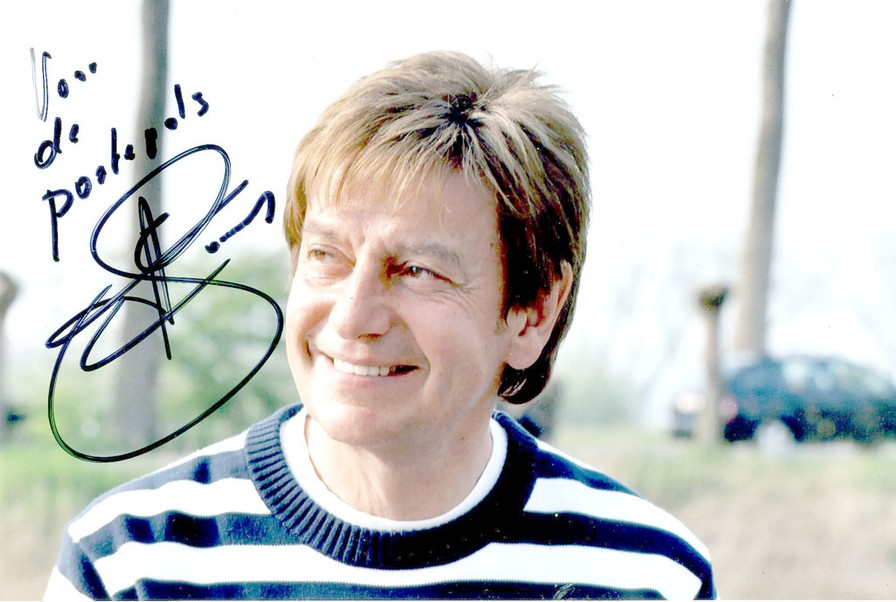
#> input picture datasets/ppe/images/test/test_01.jpg, 896 x 602 px; its folder holds only this picture in this run
$ jupyter execute --allow-errors 06-consume-deployed-endpoint.ipynb   (shell and % lines are left out)
#> lines starting #> are read from the running program, lines starting #| are printed output that depends on the picture
#> in preprocess, img is the input picture: PIL image 896x602 RGB; mean R, G, B 197.1, 198.4, 197
# Step 6 — Consume the deployed YOLO endpoint

The platform team has deployed our registered ONNX model behind **OpenVINO Model Server (OVMS)** over the KServe v2 protocol. We POST each of the 10 held-out images in [`datasets/ppe/images/test/`](datasets/ppe/images/test/) — images the VLM never saw and the YOLO model was never trained on — and render the predicted boxes.

Because OVMS serves the raw ONNX graph, the YOLO pre/post-processing that Ultralytics usually does for you moves **client-side**:

- **Preprocess**: letterbox-resize to 640×640, normalize to `[0,1]` float32, transpose HWC → NCHW, send as an `FP32` tensor under input name `"images"`.
- **Postprocess**: response is shape `[1, 11, num_anchors]` — 4 bbox coords + 7 class scores per anchor. We apply confidence threshold, argmax, NMS, and rescale boxes from 640×640 model space back to the original image.

This closes the loop: raw images → VLM annotations → trained YOLO → registered + deployed on RHOAI → callable over HTTPS from any production workload that needs real-time PPE detection.

[cell 1]
import json
import os
from pathlib import Path

import matplotlib.pyplot as plt
import numpy as np
import requests
from PIL import Image, ImageDraw, ImageFont

[cell 2]
# Endpoint default points at the cluster-internal predictor Service on port 8888
# (OVMS's REST port). The Service is HEADLESS so port 80 won't work — clients
# must target the container port directly. If the platform team exposed an
# external Route instead, paste the full https://... into PPE_INFERENCE_ENDPOINT.
ENDPOINT = os.environ.get(
    "PPE_INFERENCE_ENDPOINT",
    "http://ppe-yolov8n-vlm-2-predictor.ppe-detection-cv.svc.cluster.local:8888",
)

AUTH_TOKEN   = os.environ.get("PPE_INFERENCE_TOKEN")
MODEL_NAME   = os.environ.get("PPE_MODEL_NAME", "ppe-yolov8n-vlm-2")
INPUT_SIZE   = 640                  # YOLOv8 was exported at 640×640
CONF_THRESH  = 0.25                 # confidence gate for a detection
IOU_THRESH   = 0.45                 # NMS IoU threshold
CLASSES      = ["person", "helmet", "no-helmet", "vest", "no-vest", "gloves", "no-gloves"]
LABEL_COLORS = {
    "person":     (70,  130, 200),
    "helmet":     (0,   200, 0),
    "no-helmet":  (220, 20,  60),
    "vest":       (50,  205, 50),
    "no-vest":    (255, 69,  0),
    "gloves":     (32,  178, 170),
    "no-gloves":  (199, 21,  133),
}

print("Endpoint:  ", ENDPOINT)
print("Model:     ", MODEL_NAME)
print("Input size:", f"{INPUT_SIZE}x{INPUT_SIZE}")

# Smoke test: does the endpoint report the model as ready?
#> (the rest of this cell did not finish here and is left out)

## Preprocess and call the endpoint

Same preprocessing the `YOLO().predict()` API does internally:

1. **Letterbox** to 640×640, padding with gray (114,114,114) to preserve aspect ratio.
2. Convert RGB → float32, divide by 255.
3. Transpose HWC → CHW, add batch dim → shape `[1, 3, 640, 640]`.
4. Flatten the float array and POST it as KServe v2 `infer` payload with input name `"images"` and `datatype: "FP32"`.

We keep the letterbox scale factor `r` and pad offsets `(dw, dh)` so we can unwind them after inference to land back in original-image coordinates.

[cell 3]
def letterbox(img: Image.Image, new_shape: int = 640, color=(114, 114, 114)):
    """Resize with preserved aspect ratio, pad to square. Returns (padded, r, dw, dh)."""
#> called with new_shape = 640, color = (114, 114, 114)
    w0, h0 = img.size
#> w0 = 896; h0 = 602
    r = min(new_shape / h0, new_shape / w0)
#> r = 0.714
    new_unpad = (int(round(w0 * r)), int(round(h0 * r)))
#> new_unpad = (640, 430)
    dw = (new_shape - new_unpad[0]) / 2
#> dw = 0
    dh = (new_shape - new_unpad[1]) / 2
#> dh = 105
    resized = img.resize(new_unpad, Image.BILINEAR)
    padded = Image.new("RGB", (new_shape, new_shape), color)
#> padded: PIL image 640x640 RGB; every value is 114
    padded.paste(resized, (int(round(dw - 0.1)), int(round(dh - 0.1))))
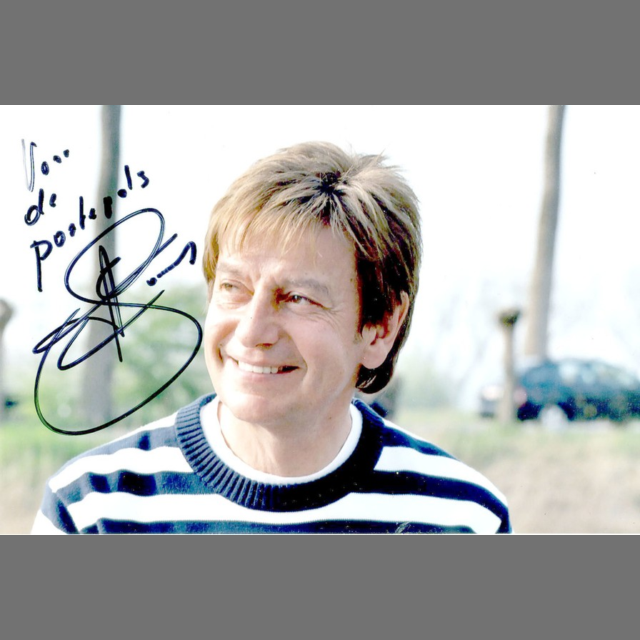
#> padded: PIL image 640x640 RGB; mean R, G, B 169.8, 170.7, 169.8
    return padded, r, dw, dh


def preprocess(image_path: Path):
    img = Image.open(image_path).convert("RGB")
    padded, r, dw, dh = letterbox(img, INPUT_SIZE)
#> r = 0.714; dw = 0; dh = 105
    arr = np.asarray(padded, dtype=np.float32) / 255.0      # HWC float32 [0,1]
    arr = arr.transpose(2, 0, 1)                             # CHW
    arr = np.ascontiguousarray(arr)[None, ...]               # NCHW, shape [1,3,640,640]
    return img, arr, r, dw, dh


def auth_headers() -> dict:
    h = {"Content-Type": "application/json"}
    if AUTH_TOKEN:
        h["Authorization"] = f"Bearer {AUTH_TOKEN}"
    return h


def build_payload(tensor: np.ndarray) -> dict:
    return {
        "inputs": [{
            "name":     "images",
            "shape":    list(tensor.shape),
            "datatype": "FP32",
            "data":     tensor.flatten().tolist(),
        }]
    }


def predict(tensor: np.ndarray) -> dict:
    url = f"{ENDPOINT.rstrip('/')}/v2/models/{MODEL_NAME}/infer"
    r = requests.post(url, json=build_payload(tensor), headers=auth_headers(), timeout=120)
    r.raise_for_status()
    return r.json()

[cell 4]
TEST_DIR = Path("datasets/ppe/images/test")
test_images = sorted(p for p in TEST_DIR.iterdir() if p.suffix.lower() in {".jpg", ".jpeg", ".png"})
print(f"Held-out test images: {len(test_images)}")

# Smoke test on the first image.
img0, tensor0, r0, dw0, dh0 = preprocess(test_images[0])
#> r0 = 0.714; dw0 = 0; dh0 = 105
#> (the rest of this cell did not finish here and is left out)

#> in auth_headers, `h = {"Content-Type": "application/json"}`: h = {'Content-Type': 'application/json'}

# OVMS returns: outputs=[{name:"output0", datatype:"FP32", shape:[1,11,N], data:[...flat...]}]
out0 = response["outputs"][0]
print(f"Output name : {out0['name']}")
print(f"Output dtype: {out0['datatype']}")
print(f"Output shape: {out0['shape']}  (batch, 4_bbox+7_classes, num_anchors)")
print(f"data length : {len(out0['data'])}  (= {np.prod(out0['shape'])})")

## Decode the YOLOv8 output tensor → `{label, bbox_2d, confidence}`

The response is a raw YOLOv8 detection head, shape `[1, 4+C, N]` with `C=7` classes and `N≈8400` candidate anchors. Per anchor:

- `[0:4]` = center-format bbox `(cx, cy, w, h)` in **640×640 model coordinates**.
- `[4:4+C]` = per-class scores (already sigmoid'd by the ONNX graph).

Steps:

1. Reshape + transpose to `[N, 11]`.
2. For each anchor: `conf = max(class_scores)`, `cls = argmax(class_scores)`.
3. Filter to rows where `conf >= CONF_THRESH`.
4. Convert `(cx,cy,w,h)` → `(x1,y1,x2,y2)`.
5. NMS.
6. Unwind the letterbox: subtract pad offsets, divide by scale `r`, clip to original image bounds.

[cell 5]
# [74 lines left out: functions _nms, decode, not called in this run]


#> (the rest of this cell did not finish here and is left out)

## Quick single-image check — `test_09.jpg`

Before running the full 10-image grid (which takes a minute in a demo), sanity-check one image end-to-end: preprocess → POST → decode → draw. This lets the audience see the pipeline working before the loop kicks off.

[cell 6]
target = TEST_DIR / "test_09.jpg"
#> (the rest of this cell did not finish here and is left out)

## Full run — all 10 test images in a 2×5 grid

Now loop over every image in `datasets/ppe/images/test/` and render the annotated grid.

[cell 7]
# [18 lines left out: function draw, not called in this run]


OUTPUT_DIR = Path("output"); OUTPUT_DIR.mkdir(exist_ok=True)

fig, axes = plt.subplots(2, 5, figsize=(24, 10))
#> (the rest of this cell did not finish here and is left out)

#> `img, tensor, r, dw, dh = preprocess(img_path)`: r = 0.714; dw = 0; dh = 105
    dets = decode(predict(tensor), img.size, r, dw, dh)
    annotated = draw(img, dets)
    annotated.save(OUTPUT_DIR / f"{img_path.stem}_deployed.jpg")
    ax.imshow(annotated)
    ax.set_title(f"{img_path.name} \u2014 {len(dets)} dets", fontsize=9)
    ax.axis("off")
plt.tight_layout()
plt.show()
